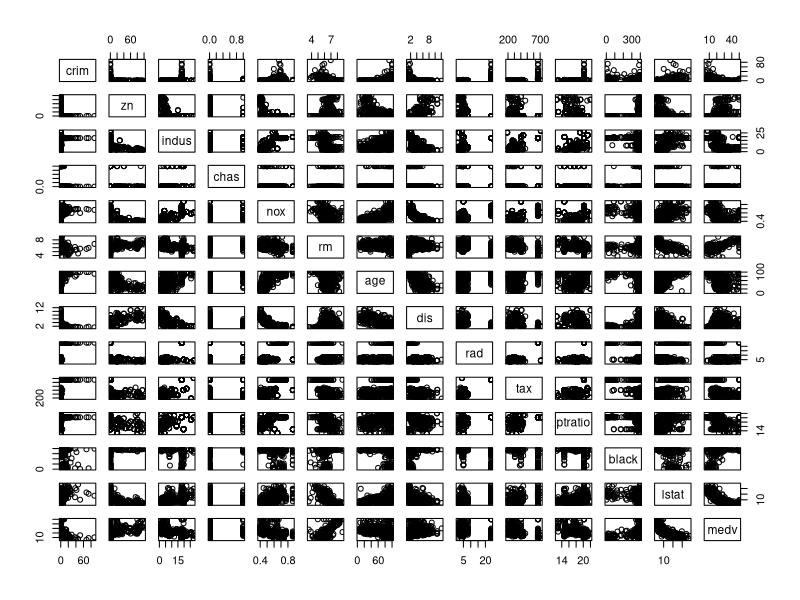
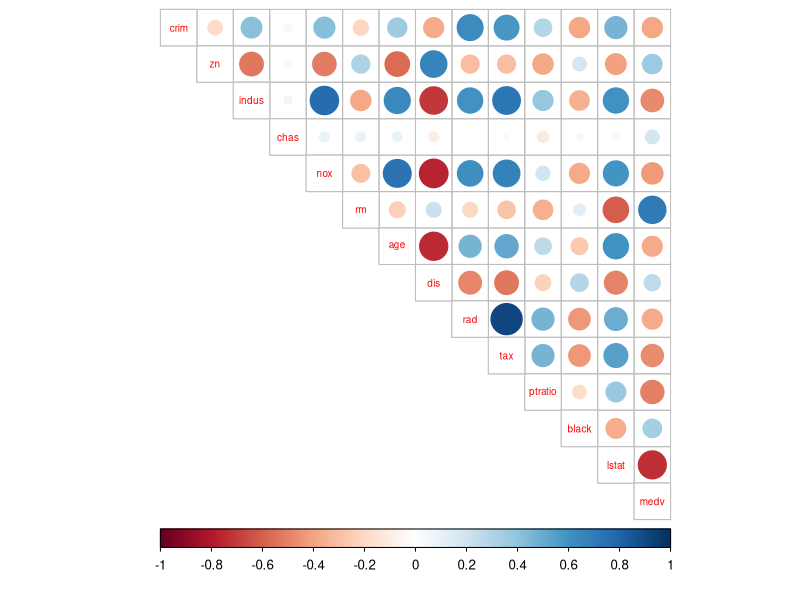
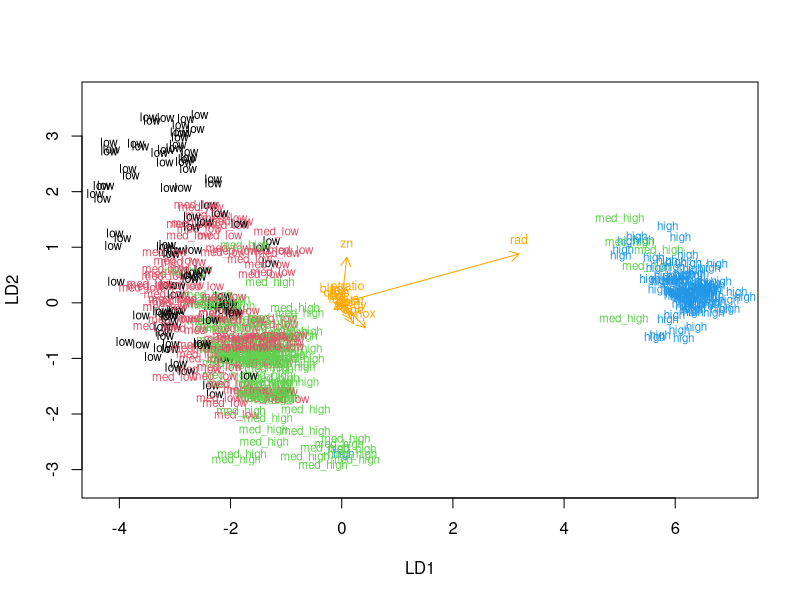
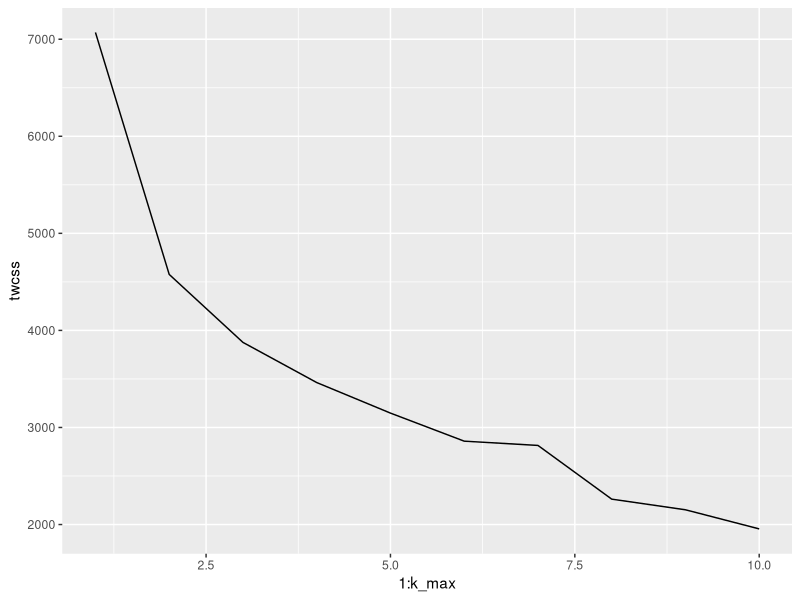
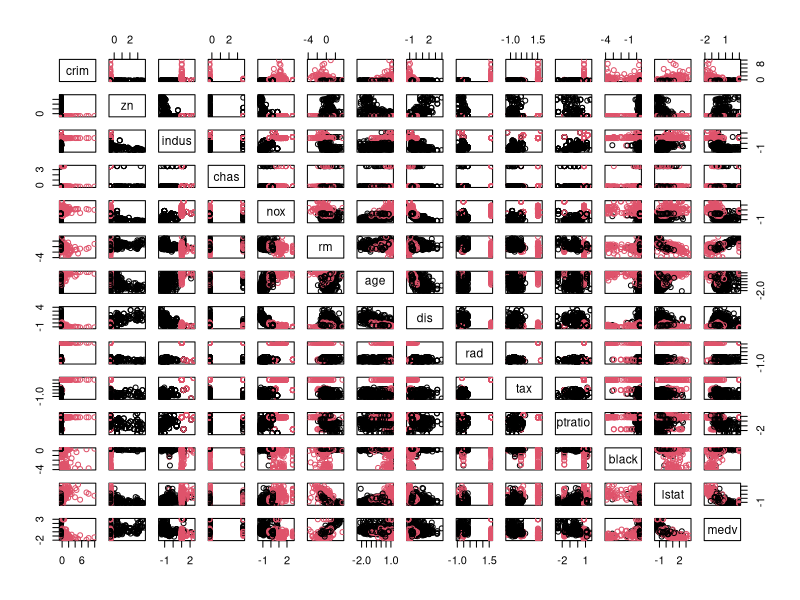

Write R code to recreate these figures, in order.
## ---- chunk 1
library(dplyr)
library(MASS)
data("Boston")
str(Boston)
dim(Boston)
colnames(Boston)
## ---- chunk 2
pairs(Boston)
summary(Boston)
## ---- chunk 3
cor_matrix<-cor(Boston) %>% round(digits = 2)
## ---- chunk 4
cor_matrix
## ---- chunk 5
library(corrplot)
## ---- chunk 6
corrplot(cor_matrix, method="circle", type = "upper", cl.pos="b", tl.pos="d", tl.cex = 0.6)
## ---- chunk 7
boston_scaled <- scale(Boston)
summary(boston_scaled)
class(boston_scaled)
boston_scaled <- as.data.frame(boston_scaled)
## ---- chunk 8
bins <- quantile(boston_scaled$crim)
bins
crime <- cut(boston_scaled$crim, breaks = bins, include.lowest = TRUE, labels = c("low", "med_low", "med_high", "high"))
table(crime)
## ---- chunk 9
boston_scaled <- dplyr::select(boston_scaled, -crim)
boston_scaled <- data.frame(boston_scaled, crime)
## ---- chunk 10
n <- nrow(boston_scaled)
ind <- sample(n,  size = n * 0.8)
train <- boston_scaled[ind,]
test <- boston_scaled[-ind,]
## ---- chunk 11
lda.fit <- lda(crime ~ ., data = train)
lda.fit
## ---- chunk 12
lda.arrows <- function(x, myscale = 1, arrow_heads = 0.1, color = "orange", tex = 0.75, choices = c(1,2)){
  heads <- coef(x)
  arrows(x0 = 0, y0 = 0, 
         x1 = myscale * heads[,choices[1]], 
         y1 = myscale * heads[,choices[2]], col=color, length = arrow_heads)
  text(myscale * heads[,choices], labels = row.names(heads), 
       cex = tex, col=color, pos=3)
}
classes <- as.numeric(train$crime)
plot(lda.fit, dimen = 2, col = classes, pch = classes)
lda.arrows(lda.fit, myscale = 1)
## ---- chunk 13
correct_classes <- test$crime
test <- dplyr::select(test, -crime)
## ---- chunk 14
lda.pred <- predict(lda.fit, newdata = test)
table(correct = correct_classes, predicted = lda.pred$class)
## ---- chunk 15
library(MASS)
data("Boston")
boston_scaled <- scale(Boston)
summary(boston_scaled)
class(boston_scaled)
boston_scaled <- as.data.frame(boston_scaled)
## ---- chunk 16
dist_eu <- dist(boston_scaled)
summary(dist_eu)
dist_man <- dist(boston_scaled, method = 'manhattan')
summary(dist_man)
## ---- chunk 17
set.seed(123)
k_max <- 10
twcss <- sapply(1:k_max, function(k){kmeans(boston_scaled, k)$tot.withinss})
## ---- chunk 18
library(ggplot2)
qplot(x = 1:k_max, y = twcss, geom = 'line')
## ---- chunk 19
km <-kmeans(boston_scaled, centers = 2)
pairs(boston_scaled, col = km$cluster)
